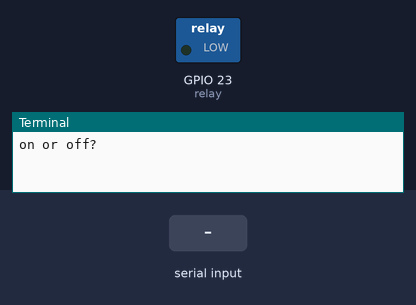
Bench run of a program on a simulated Raspberry Pi (BCM pin numbers). Shown: switched loads named in the program (green lamp = pin HIGH), the last lines printed to the terminal. The test bench sets the inputs (shaded band).

Above: at 1.2 s.
1.3 s: "on" typed at the terminal, then Enter
At 2.2 s:
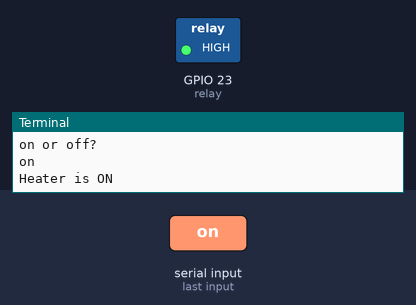
2.8 s: "off" typed at the terminal, then Enter
At 3.4 s:
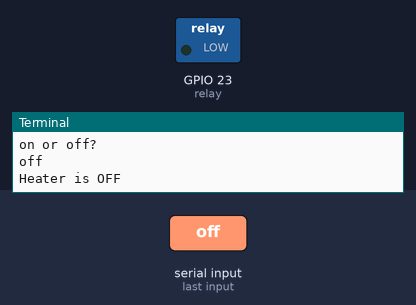
Timing chart, 0 to 5.8 s (numbered marks = the images above; inputs shaded):
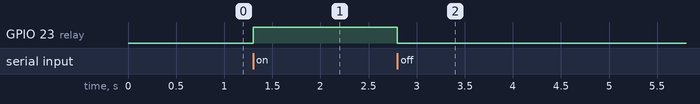

The program:

heater.py
```python
'''
This is file to control the heater from the RPi GPIO 23

Zara Mansoor (zmansoor)
'''
from gpiozero import OutputDevice
import time

RELAY_PIN = 23
relay = OutputDevice(RELAY_PIN)
relay.off()

while True:
  user_input = input("on or off? ").strip().lower()

  if user_input == 'on':
    relay.on()
    print("Heater is ON")
  elif user_input == 'off':
    relay.off()
    print("Heater is OFF")
  elif user_input == 'exit':
    print("Exiting program...")
    break
  else:
    print("Invalid input. Please type 'ON', 'OFF', or 'exit'.")

  time.sleep(1)
```

Measured:
- after the input at 1.3 s, GPIO 23 (relay): LOW → HIGH at once
- after the input at 2.8 s, GPIO 23 (relay): HIGH → LOW at once
